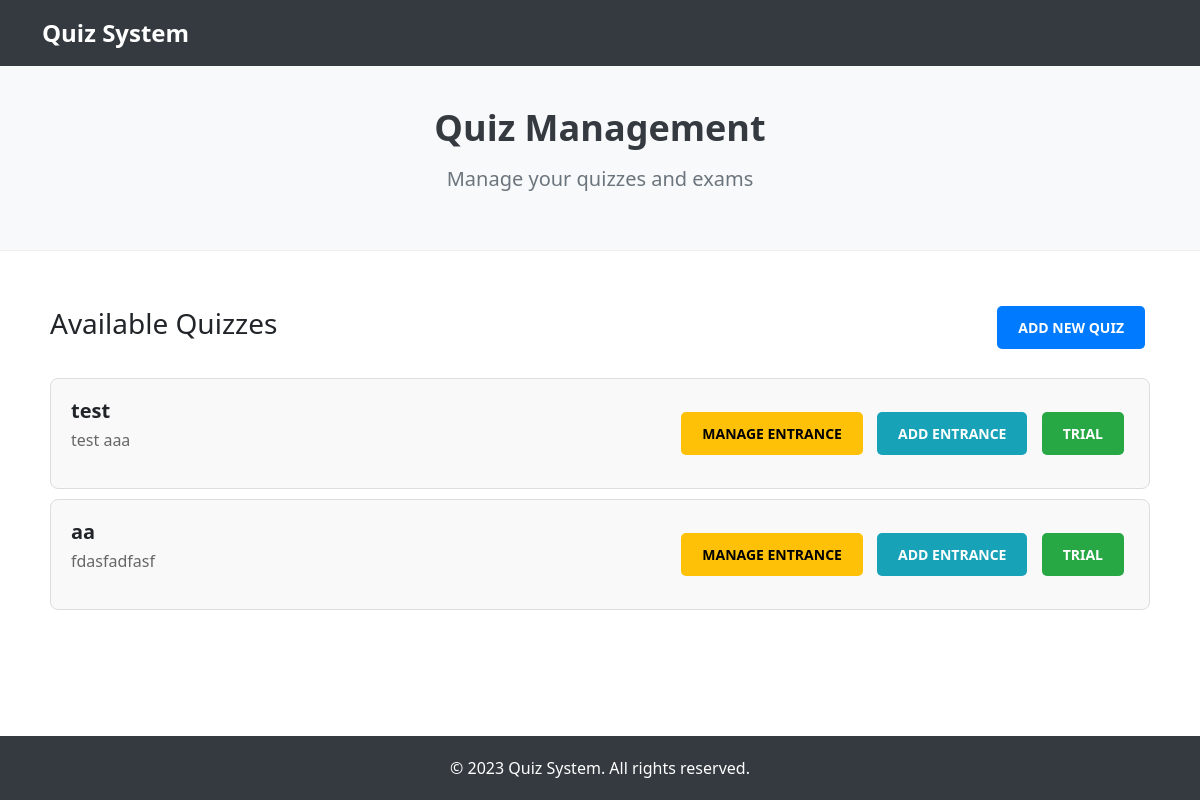
Page /admin (signed in) on the committed database.
### app.py (models this page shows, shortened)
class Quiz(db.Model):
    __tablename__ = 'quiz'
    id = db.Column(db.Integer, primary_key=True)
    name = db.Column(db.String(256), unique=False, nullable=False)
    description = db.Column(db.String(256), unique=False, nullable=False)
    file_path = db.Column(db.String(256), unique=False, nullable=False)
    entrance = db.relationship('Entrance', backref='quiz')

### app.py (the view)
@app.route('/admin')
def admin():
    if session.get('admin', False):
        tests = []
        for quiz in Quiz.query.all():
            tests.append(
                {'id': quiz.id, 'name': quiz.name, 'description': quiz.description, 'file_path': quiz.file_path})
        return render_template('admin/admin.html', tests=tests)
    return redirect(url_for('admin_login'))

### templates/admin/admin.html (shortened to what this page needs)
<!DOCTYPE html>
<html lang="en">
<head>
    <link href="{{ url_for('static', filename='bootstrap.min.css') }}" rel="stylesheet">
</head>
<body>
<nav class="navbar navbar-expand-lg navbar-dark navbar-custom">
    <div class="container">
        <a class="navbar-brand" href="{{ url_for('admin') }}">Quiz System</a>
    </div>
</nav>
<div class="wrapper">
    <div class="header-section">
        <div class="container">
            <h1 class="header-title">Quiz Management</h1>
            <p class="header-subtitle">Manage your quizzes and exams</p>
        </div>
    </div>
    <div class="container content-container">
        <div class="d-flex justify-content-between align-items-center mb-4">
            <h3>Available Quizzes</h3>
            <a href="{{ url_for('quiz_add') }}" class="btn btn-custom btn-add">Add New Quiz</a>
        </div>
        <ul class="exam-list">
            {% for test in tests %}
                <li class="exam-item">
                    <div class="exam-info">
                        <h5 class="exam-title">{{ test['name'] }}</h5>
                        <p class="exam-subtitle">{{ test['description'] }}</p>
                    </div>
                    <div class="exam-actions">
                        <a class="btn btn-custom btn-edit"
                           href="{{ url_for('entrance_manage', quiz_id=test['id']) }}">Manage entrance</a>
                        <a class="btn btn-custom btn-source"
                           href="{{ url_for('entrance_add', quiz_id=test['id']) }}">Add entrance</a>
                        <a class="btn btn-custom btn-trial"
                           href="{{ url_for('quiz_trial', quiz_id=test['id']) }}">Trial</a>
                    </div>
                </li>
            {% endfor %}
        </ul>
    </div>
</div>
<div class="footer-section">
    <div class="container">
        <p class="footer-text">&copy; 2023 Quiz System. All rights reserved.</p>
    </div>
</div>
</body>
</html>

### templates/admin/admin.html (style rules this page uses)
html, body { height: 100%; margin: 0; display: flex; flex-direction: column; }
.wrapper { flex: 1; }
.navbar-custom { background-color: #343a40; padding: 10px 0; }
.navbar-brand { font-size: 24px; font-weight: bold; }
.header-section { background-color: #f8f9fa; color: #343a40; padding: 40px 0; text-align: center; margin-bottom: 30px; border-bottom: 1px solid #eee; }
.header-title { font-size: 36px; font-weight: bold; margin-bottom: 15px; }
.header-subtitle { font-size: 20px; font-weight: 300; color: #6c757d; }
.exam-list { list-style: none; padding: 0; }
.exam-item { display: flex; justify-content: space-between; align-items: center; border: 1px solid #ddd; border-radius: 8px; padding: 20px; margin: 10px 0; background-color: #f9f9f9; transition: transform 0.2s; }
.exam-info { flex: 1; }
.exam-title { font-size: 20px; font-weight: bold; margin-bottom: 5px; }
.exam-subtitle { font-size: 16px; color: #666; }
.btn-custom { margin: 5px; padding: 10px 20px; border-radius: 5px; font-size: 14px; font-weight: bold; text-transform: uppercase; }
.btn-trial { background-color: #28a745; color: white; }
.btn-edit { background-color: #ffc107; color: black; }
.btn-source { background-color: #17a2b8; color: white; }
.btn-add { background-color: #007bff; color: white; }
.footer-section { background-color: #343a40; color: white; padding: 20px 0; text-align: center; margin-top: 40px; }
.footer-text { margin: 0; font-size: 16px; }
.content-container { padding: 20px; }

### rows in the picture
Quiz: name "test", description "test aaa"
Quiz: name "aa", description "fdasfadfasf"
